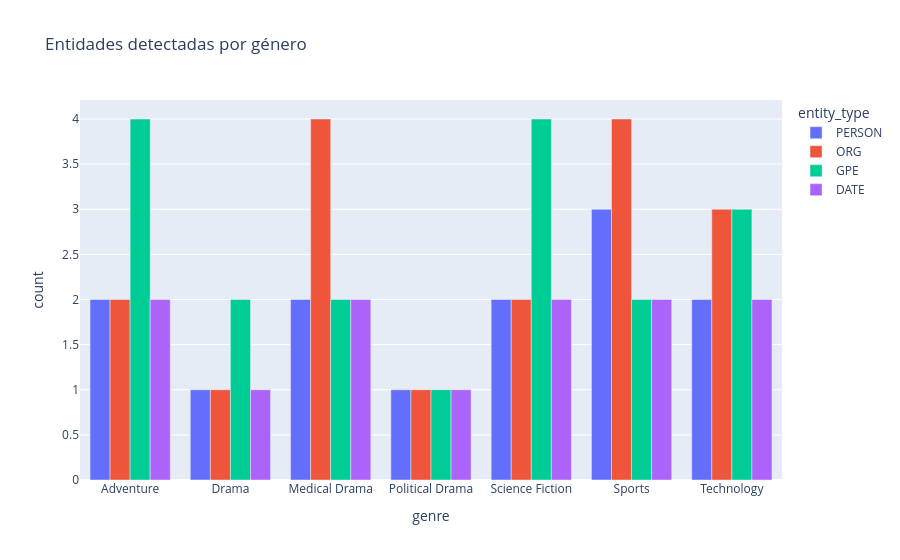

This figure's notebook cell:
### Markdown cell above
## 13. Panel interactivo local

Plotly permite explorar los resultados sin OpenSearch ni Kibana.

### Code cell
genre_summary = (
    results.groupby("genre")[["PERSON", "ORG", "GPE", "DATE"]]
    .sum()
    .reset_index()
)

genre_long = genre_summary.melt(
    id_vars="genre",
    var_name="entity_type",
    value_name="count"
)

fig = px.bar(
    genre_long,
    x="genre",
    y="count",
    color="entity_type",
    barmode="group",
    title="Entidades detectadas por género"
)

fig.show()

### Figure 1 — Plotly figure (JSON) as saved in the notebook; plotly's stock layout.template omitted (floating-point values rounded to 4 significant figures)
{"data": [{"alignmentgroup": "True", "hovertemplate": "entity_type=PERSON<br>genre=%{x}<br>count=%{y}<extra></extra>", "legendgroup": "PERSON", "marker": {"color": "#636efa", "pattern": {"shape": ""}}, "name": "PERSON", "offsetgroup": "PERSON", "orientation": "v", "showlegend": true, "textposition": "auto", "type": "bar", "x": ["Adventure", "Drama", "Medical Drama", "Political Drama", "Science Fiction", "Sports", "Technology"], "xaxis": "x", "y": [2, 1, 2, 1, 2, 3, 2], "yaxis": "y"}, {"alignmentgroup": "True", "hovertemplate": "entity_type=ORG<br>genre=%{x}<br>count=%{y}<extra></extra>", "legendgroup": "ORG", "marker": {"color": "#EF553B", "pattern": {"shape": ""}}, "name": "ORG", "offsetgroup": "ORG", "orientation": "v", "showlegend": true, "textposition": "auto", "type": "bar", "x": ["Adventure", "Drama", "Medical Drama", "Political Drama", "Science Fiction", "Sports", "Technology"], "xaxis": "x", "y": [2, 1, 4, 1, 2, 4, 3], "yaxis": "y"}, {"alignmentgroup": "True", "hovertemplate": "entity_type=GPE<br>genre=%{x}<br>count=%{y}<extra></extra>", "legendgroup": "GPE", "marker": {"color": "#00cc96", "pattern": {"shape": ""}}, "name": "GPE", "offsetgroup": "GPE", "orientation": "v", "showlegend": true, "textposition": "auto", "type": "bar", "x": ["Adventure", "Drama", "Medical Drama", "Political Drama", "Science Fiction", "Sports", "Technology"], "xaxis": "x", "y": [4, 2, 2, 1, 4, 2, 3], "yaxis": "y"}, {"alignmentgroup": "True", "hovertemplate": "entity_type=DATE<br>genre=%{x}<br>count=%{y}<extra></extra>", "legendgroup": "DATE", "marker": {"color": "#ab63fa", "pattern": {"shape": ""}}, "name": "DATE", "offsetgroup": "DATE", "orientation": "v", "showlegend": true, "textposition": "auto", "type": "bar", "x": ["Adventure", "Drama", "Medical Drama", "Political Drama", "Science Fiction", "Sports", "Technology"], "xaxis": "x", "y": [2, 1, 2, 1, 2, 2, 2], "yaxis": "y"}], "layout": {"barmode": "group", "legend": {"title": {"text": "entity_type"}, "tracegroupgap": 0}, "title": {"text": "Entidades detectadas por género"}, "xaxis": {"anchor": "y", "domain": [0, 1], "title": {"text": "genre"}}, "yaxis": {"anchor": "x", "domain": [0, 1], "title": {"text": "count"}}}}
